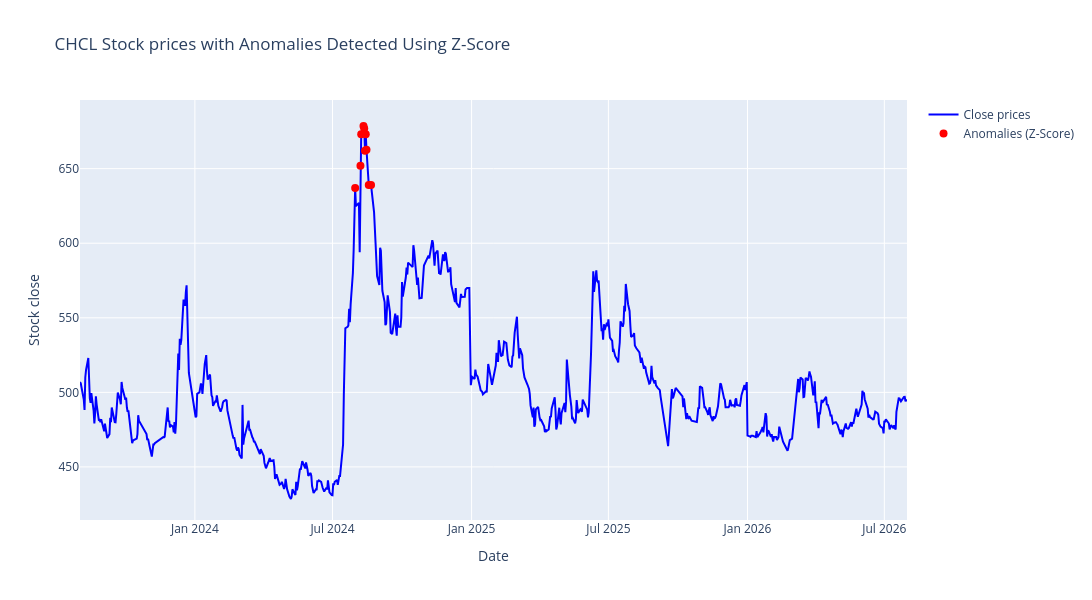

The code cell stored with this chart in its notebook:
### Markdown cell above
### Z Score

### Code cell
# Calculate Z Score for close prices
df["Anomaly_Z_Score"] = zscore(df["close"])

# Identify anomalies where Z-Score >3 or < -3
anomalies_zscore = df[abs(df["Anomaly_Z_Score"]) > z_score_threshold]

# Create the figure
fig = go.Figure()

# Add 'Close' close line
fig.add_trace(
    go.Scatter(
        x=df.index,
        y=df["close"],
        mode="lines",
        name="Close prices",
        line=dict(color="blue", width=2),
    )
)

# Add anomalies (Z-score > 3 or < -3) as red markers
fig.add_trace(
    go.Scatter(
        x=anomalies_zscore.index,
        y=anomalies_zscore["close"],
        mode="markers",
        name="Anomalies (Z-Score)",
        marker=dict(color="red", size=8, symbol="circle"),
        showlegend=True,
    )
)

# Update layout for a larger figure size and title
fig.update_layout(
    title=f"{stock_name} Stock prices with Anomalies Detected Using Z-Score",
    xaxis_title="Date",
    yaxis_title="Stock close",
    autosize=False,
    width=1200,
    height=600,
)

# Show the plot
fig.show()
# df.sort_values(by="Anomaly_Z_Score",ascending=False).head()
anomalies_zscore.head()

### Figure 1 — Plotly figure (JSON) as saved in the notebook; plotly's stock layout.template omitted (floating-point values rounded to 4 significant figures; data arrays with more than 128 entries replaced by an {"elided": "..."} marker saying what was removed)
{"data": [{"line": {"color": "blue", "width": 2}, "mode": "lines", "name": "Close prices", "type": "scatter", "x": {"elided": "680 str values"}, "y": {"elided": "680 float values"}}, {"marker": {"color": "red", "size": 8, "symbol": "circle"}, "mode": "markers", "name": "Anomalies (Z-Score)", "showlegend": true, "type": "scatter", "x": ["2024-07-31T00:00:00.000000", "2024-08-07T00:00:00.000000", "2024-08-08T00:00:00.000000", "2024-08-11T00:00:00.000000", "2024-08-12T00:00:00.000000", "2024-08-13T00:00:00.000000", "2024-08-14T00:00:00.000000", "2024-08-15T00:00:00.000000", "2024-08-18T00:00:00.000000", "2024-08-21T00:00:00.000000"], "y": [637.0, 652.0, 673.0, 678.6, 677.0, 662.0, 673.0, 662.7, 639.0, 639.0]}], "layout": {"autosize": false, "height": 600, "title": {"text": "CHCL Stock prices with Anomalies Detected Using Z-Score"}, "width": 1200, "xaxis": {"title": {"text": "Date"}}, "yaxis": {"title": {"text": "Stock close"}}}}
